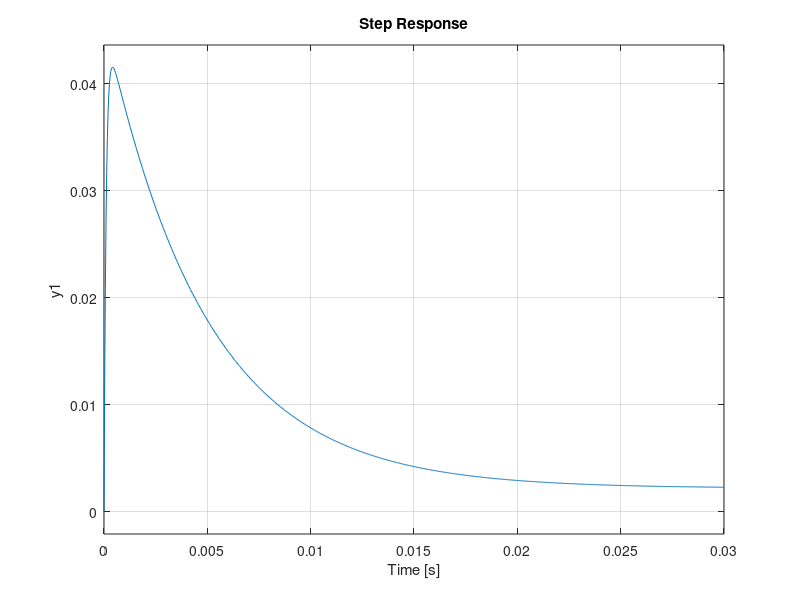

The MATLAB script that drew this image:
s = tf('s');

J = 1e-4;   
b = 1e-3;
L = 1e-3;
R = 9.8;
k = 24/55.5;

numerator = k*(J*s + b);
denominator = (J*s + b)*(L*s + R) + k^2;

T_over_V = numerator / denominator;

step(T_over_V)   % Step response of torque to input voltage
